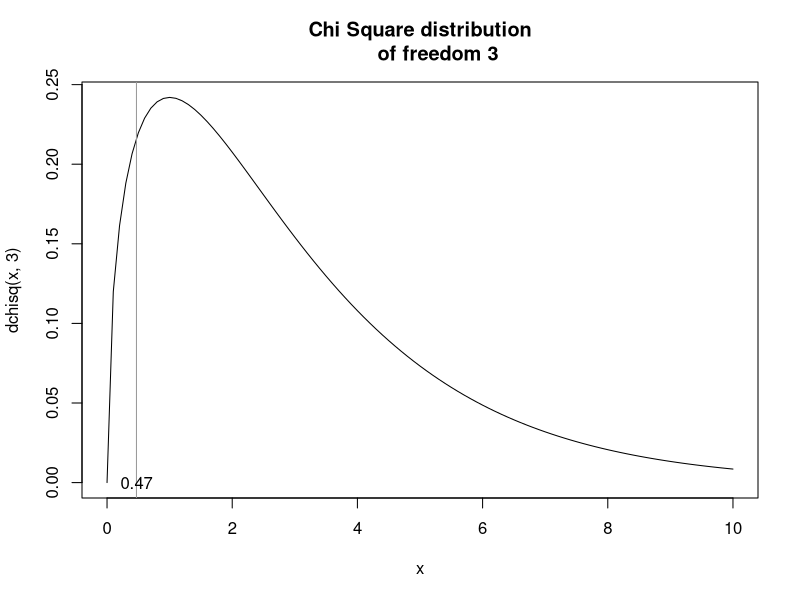
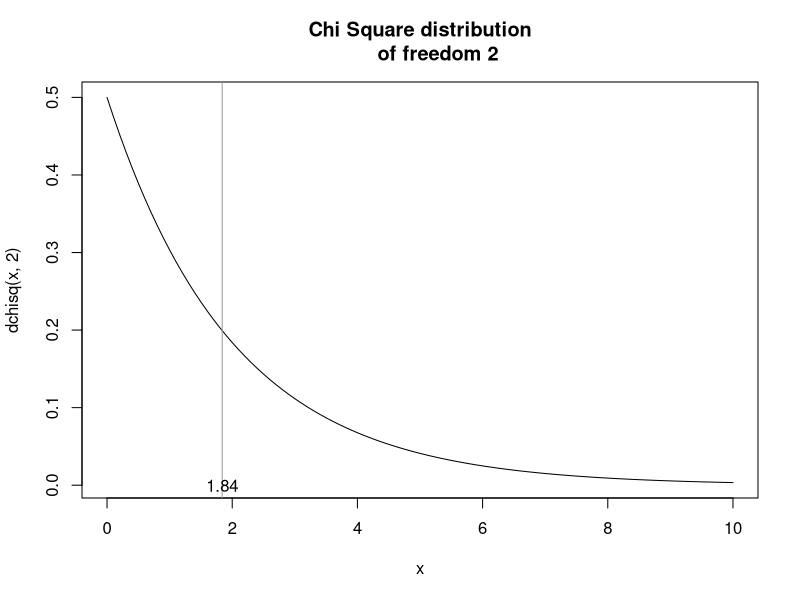
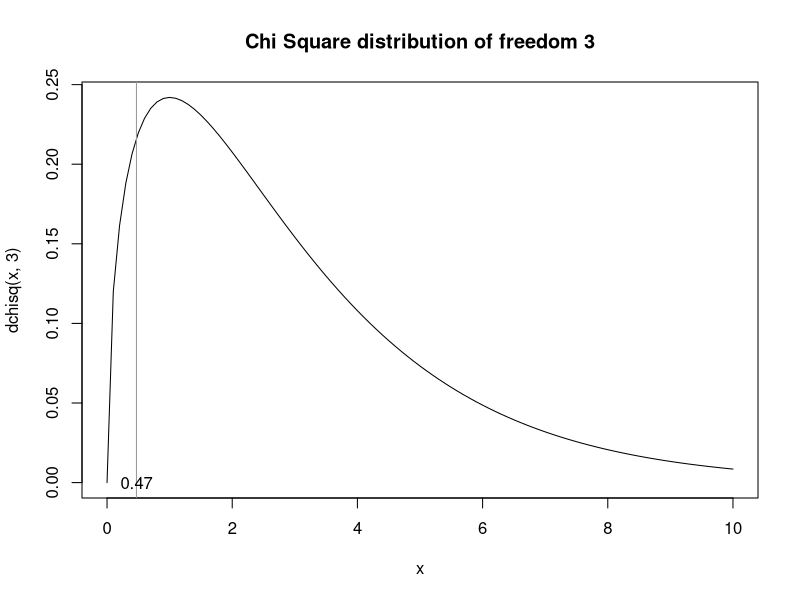
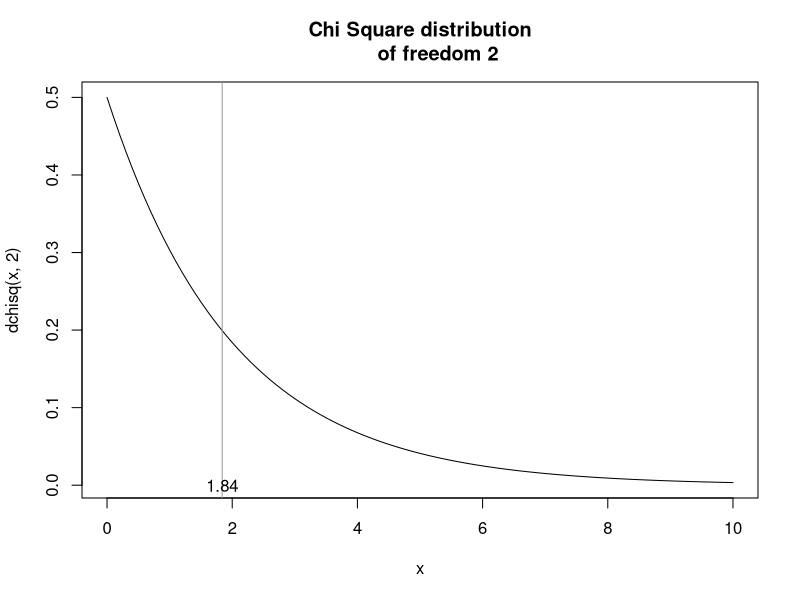

The R script that drew these images, in order:
#! /usr/bin/Rscript
setwd("/home/lechen/Dropbox/Teaching/svn_teaching/2020_Spring_Math362/lectures/Codes")

# Case Study 10.3.3
x=seq(0,10,0.1)
plot(x,dchisq(x,3),type = "l")
abline(v=0.47,col = "gray60")
text(0.47,0,"0.47")
title("Chi Square distribution
      of freedom 3")
pchisq(0.47,3)

png("Figure_10-3-4.png")
plot(x,dchisq(x,3),type = "l")
abline(v=0.47,col = "gray60")
title("Chi Square distribution of freedom 3")
text(0.47,0,"0.47")
dev.off()


# Example 10.3.1
x=seq(0,10,0.1)
plot(x,dchisq(x,2),type = "l")
abline(v=1.84,col = "gray60")
text(1.84,0,"1.84")
title("Chi Square distribution
      of freedom 2")
pchisq(1.84,2)

png("Figure_Example-10-3-1.png")
x=seq(0,10,0.1)
plot(x,dchisq(x,2),type = "l")
abline(v=1.84,col = "gray60")
text(1.84,0,"1.84")
title("Chi Square distribution
      of freedom 2")
dev.off()


# Case Study 10.4.1
1-pchisq(6.401,3)

# Case Study 10.4.2
1-pchisq(25.98,6)

# Case Study 10.5.1
1-pchisq(45.37,4)

# Case Study 10.5.2
1-pchisq(4.57,1)
